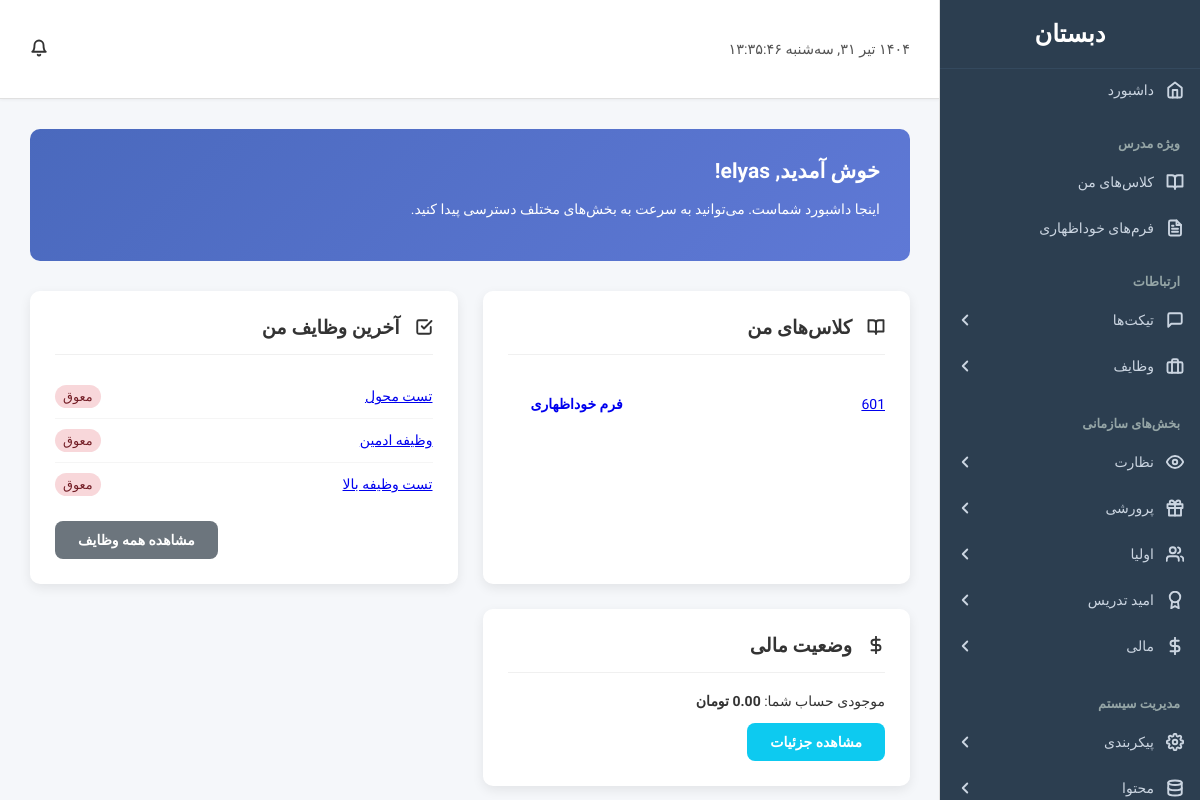
Screenshot of /user/index.php (signed in) with the database file from the repository.
### tables this page shows
CREATE TABLE `classes` (
  `id` int(11) NOT NULL,
  `class_name` varchar(100) NOT NULL,
  `description` text DEFAULT NULL,
  `status` enum('active','inactive','archived','disbanded','setup') NOT NULL DEFAULT 'active',
  `region_id` int(11) DEFAULT NULL
);

CREATE TABLE `tasks` (
  `id` int(11) NOT NULL,
  `title` varchar(255) NOT NULL,
  `description` text DEFAULT NULL,
  `status` enum('pending','in_progress','completed','cancelled') NOT NULL DEFAULT 'pending',
  `priority` enum('normal','high','urgent') NOT NULL DEFAULT 'normal',
  `deadline` datetime DEFAULT NULL,
  `created_by` int(11) NOT NULL,
  `created_at` timestamp NOT NULL DEFAULT current_timestamp(),
  `completed_at` datetime DEFAULT NULL
);

### user/index.php (the view, shortened to what this page needs)
<?php
$link = get_db_connection();
$user_id = $_SESSION['id'];
$username = $_SESSION['username'];
$classes = [];
$class_query = "SELECT c.id, c.class_name FROM classes c JOIN class_teachers ct ON c.id = ct.class_id WHERE ct.teacher_id = ? AND c.status = 'active'";
$stmt = mysqli_prepare($link, $class_query);
mysqli_stmt_bind_param($stmt, "i", $user_id);
mysqli_stmt_execute($stmt);
$result = mysqli_stmt_get_result($stmt);
while ($row = mysqli_fetch_assoc($result)) {
    $classes[] = $row;
}
$tasks = [];
$task_query = "SELECT t.id, t.title, t.deadline, t.status FROM tasks t JOIN task_assignments ta ON t.id = ta.task_id WHERE ta.assigned_to_user_id = ? ORDER BY t.created_at DESC LIMIT 5";
$stmt = mysqli_prepare($link, $task_query);
mysqli_stmt_bind_param($stmt, "i", $user_id);
mysqli_stmt_execute($stmt);
$result = mysqli_stmt_get_result($stmt);
while ($row = mysqli_fetch_assoc($result)) {
    $tasks[] = $row;
}
$financial_status_query = "SELECT
    (SELECT SUM(amount) FROM booklet_transactions WHERE user_id = ? AND transaction_type = 'debit') as total_debit,
    (SELECT SUM(amount) FROM booklet_transactions WHERE user_id = ? AND transaction_type = 'credit') as total_credit";
$stmt = mysqli_prepare($link, $financial_status_query);
mysqli_stmt_bind_param($stmt, "ii", $user_id, $user_id);
mysqli_stmt_execute($stmt);
$financial_result = mysqli_stmt_get_result($stmt);
$financial_status = mysqli_fetch_assoc($financial_result);
$balance = ($financial_status['total_credit'] ?? 0) - ($financial_status['total_debit'] ?? 0);
require_once "../includes/header.php";
?>
<div class="page-content">
    <div class="welcome-banner">
        <h2>خوش آمدید, <?php echo htmlspecialchars($username); ?>!</h2>
        <p>اینجا داشبورد شماست. می‌توانید به سرعت به بخش‌های مختلف دسترسی پیدا کنید.</p>
    </div>
    <div class="dashboard-grid">
        <div class="dashboard-card">
            <div class="card-header">
                <i data-feather="book-open"></i>
                <h3>کلاس‌های من</h3>
            </div>
            <div class="card-content">
                <ul>
                    <?php if (empty($classes)): ?>
                        <li>کلاسی برای شما ثبت نشده است.</li>
                    <?php else: ?>
                        <?php foreach ($classes as $class): ?>
                            <li>
                                <a href="my_classes.php#class-<?php echo $class['id']; ?>"><?php echo htmlspecialchars($class['class_name']); ?></a>
                                <a href="self_assessment_form.php?class_id=<?php echo $class['id']; ?>" class="btn btn-sm btn-outline-primary">فرم خوداظهاری</a>
                            </li>
                        <?php endforeach; ?>
                    <?php endif; ?>
                </ul>
            </div>
        </div>
        <div class="dashboard-card">
            <div class="card-header">
                <i data-feather="check-square"></i>
                <h3>آخرین وظایف من</h3>
            </div>
            <div class="card-content">
                <ul>
                    <?php if (empty($tasks)): ?>
                        <li>وظیفه‌ای برای شما ثبت نشده است.</li>
                    <?php else: ?>
                        <?php foreach ($tasks as $task):
                            $status_class = 'status-pending';
                            $status_text = 'در حال انجام';
                            if ($task['status'] == 'completed') {
                                $status_class = 'status-completed';
                                $status_text = 'تکمیل شده';
                            } elseif (strtotime($task['deadline']) < time()) {
                                $status_class = 'status-overdue';
                                $status_text = 'معوق';
                            }
                        ?>
                            <li>
                                <a href="view_task.php?id=<?php echo $task['id']; ?>"><?php echo htmlspecialchars($task['title']); ?></a>
                                <span class="status <?php echo $status_class; ?>"><?php echo $status_text; ?></span>
                            </li>
                        <?php endforeach; ?>
                    <?php endif; ?>
                </ul>
                 <div style="margin-top: 15px; text-align: left;">
                    <a href="my_tasks.php" class="btn btn-sm btn-secondary">مشاهده همه وظایف</a>
                </div>
            </div>
        </div>
        <div class="dashboard-card">
            <div class="card-header">
                <i data-feather="dollar-sign"></i>
                <h3>وضعیت مالی</h3>
            </div>
            <div class="card-content">
                <p>موجودی حساب شما: <strong><?php echo number_format($balance, 2); ?> تومان</strong></p>
                <a href="my_financial_status.php" class="btn btn-sm btn-info">مشاهده جزئیات</a>
            </div>
        </div>
    </div>
</div>
<?php
require_once "../includes/footer.php";
?>

### assets/css/style.css (style rules this page uses)
:root { --primary-color: #6a5af9; --primary-hover-color: #5a4bf8; --sidebar-bg: #1e293b; --sidebar-link-color: #cbd5e1; --sidebar-link-hover-color: #ffffff; --sidebar-link-active-bg: rgba(106, 90, 249, 0.1); --sidebar-link-active-border: #6a5af9; --background-color: #f1f5f9; --widget-bg: #ffffff; --text-color: #0f172a; --text-muted: #64748b; --border-color: #e2e8f0; --danger-color: #ef4444; --success-color: #22c55e; --font-family: 'Vazirmatn', sans-serif; --shadow-sm: 0 1px 2px 0 rgb(0 0 0 / 0.05); --shadow-md: 0 4px 6px -1px rgb(0 0 0 / 0.1), 0 2px 4px -2px rgb(0 0 0 / 0.1); --shadow-lg: 0 10px 15px -3px rgb(0 0 0 / 0.1), 0 4px 6px -2px rgb(0 0 0 / 0.1); --radius-md: 0.5rem; --radius-lg: 0.75rem; }
body { font-family: var(--font-family); background-color: var(--background-color); direction: rtl; text-align: right; margin: 0; font-size: 14px; color: var(--text-color); -webkit-font-smoothing: antialiased; -moz-osx-font-smoothing: grayscale; }
.btn { padding: 10px 22px; border: 1px solid transparent; border-radius: var(--radius-md); cursor: pointer; font-size: 14px; font-weight: 600; transition: all 0.2s ease; text-decoration: none; display: inline-flex; align-items: center; gap: 8px; }
.btn-secondary { background-color: #6c757d; color: white; }
.btn-info { background-color: #0dcaf0; color: white; }
.dashboard-grid { display: grid; grid-template-columns: repeat(auto-fit, minmax(280px, 1fr)); gap: 24px; }
.feather { width: 18px; height: 18px; stroke-width: 2.5px; }

### assets/css/dashboard.css (style rules this page uses)
:root { --primary-color: #4a69bd; --sidebar-bg: #2c3e50; --sidebar-text: #ecf0f1; --sidebar-hover-bg: #34495e; --main-bg: #f5f7fa; --text-color: #333; --border-color: #e0e0e0; }
body { display: flex; height: 100vh; overflow: hidden; }

### user/index.php (style rules this page uses)
.dashboard-grid { display: grid; grid-template-columns: repeat(auto-fit, minmax(300px, 1fr)); gap: 25px; }
.dashboard-card { background-color: #fff; border-radius: 10px; box-shadow: 0 4px 12px rgba(0,0,0,0.08); padding: 25px; transition: transform 0.2s, box-shadow 0.2s; }
.card-header { display: flex; align-items: center; gap: 15px; border-bottom: 1px solid #f0f0f0; padding-bottom: 15px; margin-bottom: 20px; }
.card-header h3 { margin: 0; font-size: 1.2rem; }
.card-content ul { list-style: none; padding: 0; margin: 0; }
.card-content li { padding: 10px 0; border-bottom: 1px solid #f5f5f5; display: flex; justify-content: space-between; align-items: center; }
.card-content li:last-child { border-bottom: none; }
.card-content .status { padding: 4px 8px; border-radius: 15px; font-size: 0.8rem; font-weight: 500; }
.status-overdue { background-color: #f8d7da; color: #721c24; }
.welcome-banner { background: linear-gradient(135deg, var(--primary-color), #5f79d6); color: white; padding: 30px; border-radius: 10px; margin-bottom: 30px; }
.welcome-banner h2 { margin-top: 0; }

### rows the page displays
classes: class_name "601"
tasks: title "تست محول", status_text "معوق"
tasks: title "وظیفه ادمین", status_text "معوق"
tasks: title "تست وظیفه بالا", status_text "معوق"

### other values shown
$username "elyas"
